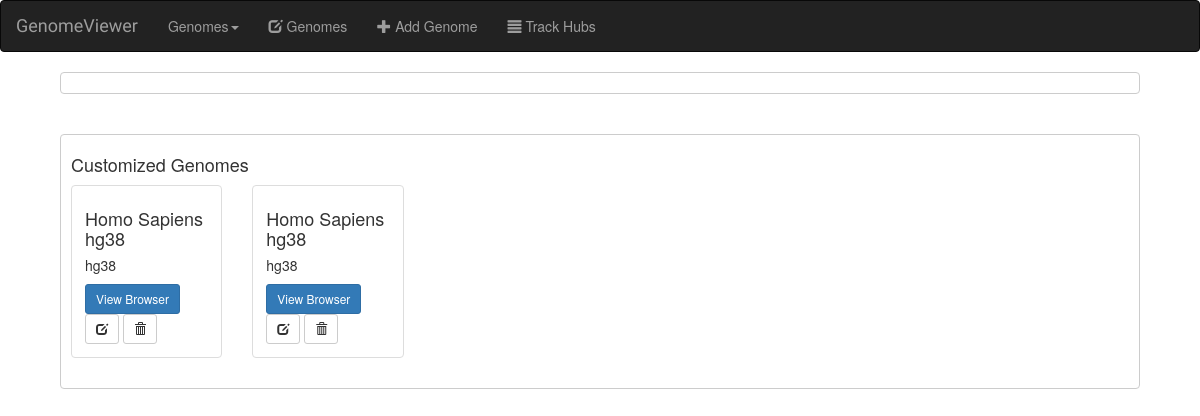
The app's page /genomebrowser/ with its own data.
### genomebrowser/models.py (models this page shows, shortened)
class Genome(models.Model):
    speciesName = models.CharField(max_length=50)
    taxon = models.CharField(max_length=50)
    auth = models.CharField(max_length=50)
    version = models.CharField(max_length=50)
    ucscName = models.CharField(max_length=50)
    twoBitURI = models.CharField(max_length=500)
    chainSet = models.CharField(max_length=500)
    genes = models.CharField(max_length=500)
    genesDescription = models.CharField(max_length=500)
    genesURI = models.CharField(max_length=500)
    stylesheetURI = models.CharField(max_length=500, default = 'www.biodalliance.org/stylesheets/gencode.xml')
    trixURI = models.CharField(max_length=500)
    collapseSuperGroups = models.BooleanField('True')

### genomebrowser/views.py (the view)
def index(request):
    genomes = Genome.objects.all()
    return render(request, 'genomebrowser/index.html', {'genomes': genomes})

### genomebrowser/templates/genomebrowser/index.html (shortened to what this page needs)
{% extends 'genomebrowser/base.html' %}
{% block body %}
<div id="svgHolder" style='margin-left: 5%; margin-right: 5%; border-width: 1px; border-style: solid; border-color:
    #ccc; border-radius: 4px; padding: 10px'></div>
<br>
<br>
<div class="container-fluid" style='margin-left: 5%; margin-right: 5%; border-width: 1px; border-style: solid;
    border-color: #ccc; border-radius: 4px; padding: 10px'>
        <div class="row">
            <div class="col-sm-12">
                <h4>    Customized Genomes </h4>
            </div>
            {% if genomes %}
                {% for i in genomes %}
                <div class="col-sm-4 col-lg-2">
                    <div class="thumbnail">
                        <div class="caption">
                            <h4>{{ i.speciesName }} {{ i.ucscName }} </h4>
                            <h5>{{ i.ucscName }}</h5>
                            <a href="{% url 'genomebrowser:detail' i.id %}" class="btn btn-primary btn-sm" role="button">View Browser</a>
                            <form action="" method="post" style="display: inline;">
                                    <button type="submit" class="btn btn-default btn-sm">
                                        <span class="glyphicon glyphicon-edit"></span>
                                     </button>
                            </form>
                            <form action="{% url 'genomebrowser:delete_genome' i.id %}" method="post" style="display: inline;">
                                     <button type="submit" class="btn btn-default btn-sm">
                                        <span class="glyphicon glyphicon-trash"></span>
                                     </button>
                            </form>
                        </div>
                    </div>
                </div>
                {% endfor %}
             {% endif %}
        </div>
    </div>
{% endblock %}

### genomebrowser/static/genomebrowser/style.css (style rules this page uses)
body { background-image: white ; }

### records on screen
Genome: speciesName "Homo Sapiens", ucscName "hg38"
Genome: speciesName "Homo Sapiens", ucscName "hg38"
